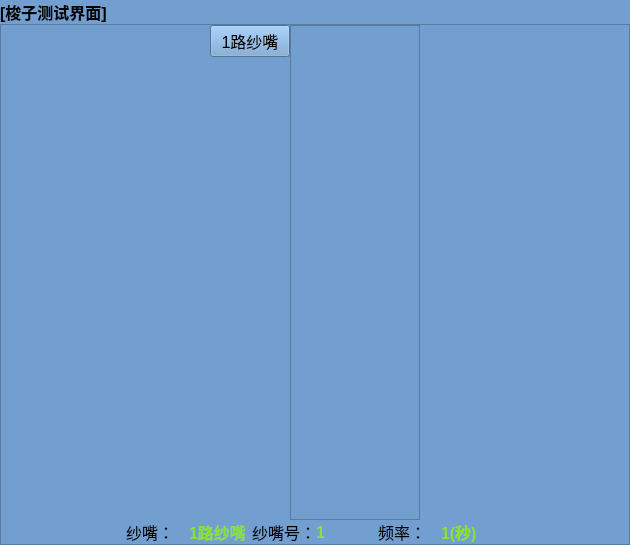
<?xml version="1.0" encoding="UTF-8"?>
<ui version="4.0">
 <class>Frm_testingMenu</class>
 <widget class="QWidget" name="Frm_testingMenu">
  <property name="geometry">
   <rect>
    <x>0</x>
    <y>0</y>
    <width>630</width>
    <height>545</height>
   </rect>
  </property>
  <property name="windowTitle">
   <string>Form</string>
  </property>
  <layout class="QGridLayout" name="gridLayout">
   <property name="leftMargin">
    <number>0</number>
   </property>
   <property name="topMargin">
    <number>0</number>
   </property>
   <property name="rightMargin">
    <number>0</number>
   </property>
   <property name="bottomMargin">
    <number>0</number>
   </property>
   <property name="spacing">
    <number>0</number>
   </property>
   <item row="0" column="0">
    <widget class="QStackedWidget" name="m_stackWgt">
     <property name="styleSheet">
      <string notr="true">background-color: rgb(114, 159, 207);</string>
     </property>
     <property name="currentIndex">
      <number>4</number>
     </property>
     <widget class="QWidget" name="page">
      <widget class="QLabel" name="label">
       <property name="geometry">
        <rect>
         <x>160</x>
         <y>30</y>
         <width>211</width>
         <height>91</height>
        </rect>
       </property>
       <property name="font">
        <font>
         <pointsize>20</pointsize>
         <weight>75</weight>
         <bold>true</bold>
        </font>
       </property>
       <property name="styleSheet">
        <string notr="true">color: rgb(245, 121, 0);</string>
       </property>
       <property name="text">
        <string>测试主界面</string>
       </property>
       <property name="alignment">
        <set>Qt::AlignCenter</set>
       </property>
      </widget>
     </widget>
     <widget class="QWidget" name="page_2">
      <layout class="QGridLayout" name="gridLayout_2">
       <property name="leftMargin">
        <number>0</number>
       </property>
       <property name="topMargin">
        <number>0</number>
       </property>
       <property name="rightMargin">
        <number>0</number>
       </property>
       <property name="bottomMargin">
        <number>0</number>
       </property>
       <property name="spacing">
        <number>0</number>
       </property>
       <item row="0" column="0">
        <widget class="QLabel" name="label_2">
         <property name="font">
          <font>
           <pointsize>12</pointsize>
           <weight>75</weight>
           <bold>true</bold>
          </font>
         </property>
         <property name="text">
          <string>[气阀测试界面]</string>
         </property>
        </widget>
       </item>
       <item row="0" column="1">
        <spacer name="horizontalSpacer">
         <property name="orientation">
          <enum>Qt::Horizontal</enum>
         </property>
         <property name="sizeHint" stdset="0">
          <size>
           <width>687</width>
           <height>20</height>
          </size>
         </property>
        </spacer>
       </item>
       <item row="1" column="0" colspan="2">
        <widget class="QTableWidget" name="m_tabAirValve">
         <property name="gridStyle">
          <enum>Qt::SolidLine</enum>
         </property>
         <property name="sortingEnabled">
          <bool>false</bool>
         </property>
         <attribute name="horizontalHeaderVisible">
          <bool>false</bool>
         </attribute>
         <attribute name="verticalHeaderVisible">
          <bool>false</bool>
         </attribute>
        </widget>
       </item>
       <item row="2" column="0" colspan="2">
        <layout class="QHBoxLayout" name="horizontalLayout" stretch="1,1,1,4,1,1">
         <property name="spacing">
          <number>0</number>
         </property>
         <item>
          <widget class="QLabel" name="label_3">
           <property name="font">
            <font>
             <pointsize>12</pointsize>
            </font>
           </property>
           <property name="text">
            <string>编号：</string>
           </property>
           <property name="alignment">
            <set>Qt::AlignLeading|Qt::AlignLeft|Qt::AlignVCenter</set>
           </property>
          </widget>
         </item>
         <item>
          <widget class="QLabel" name="m_labNO">
           <property name="font">
            <font>
             <pointsize>12</pointsize>
             <weight>75</weight>
             <bold>true</bold>
            </font>
           </property>
           <property name="styleSheet">
            <string notr="true">color: rgb(138, 226, 52);</string>
           </property>
           <property name="text">
            <string/>
           </property>
           <property name="alignment">
            <set>Qt::AlignLeading|Qt::AlignLeft|Qt::AlignVCenter</set>
           </property>
          </widget>
         </item>
         <item>
          <widget class="QLabel" name="label_4">
           <property name="font">
            <font>
             <pointsize>12</pointsize>
            </font>
           </property>
           <property name="text">
            <string>名字：</string>
           </property>
           <property name="alignment">
            <set>Qt::AlignCenter</set>
           </property>
          </widget>
         </item>
         <item>
          <widget class="QLabel" name="m_labName">
           <property name="font">
            <font>
             <pointsize>12</pointsize>
             <weight>75</weight>
             <bold>true</bold>
            </font>
           </property>
           <property name="styleSheet">
            <string notr="true">color: rgb(138, 226, 52);</string>
           </property>
           <property name="text">
            <string/>
           </property>
           <property name="alignment">
            <set>Qt::AlignLeading|Qt::AlignLeft|Qt::AlignVCenter</set>
           </property>
          </widget>
         </item>
         <item>
          <widget class="QLabel" name="label_5">
           <property name="font">
            <font>
             <pointsize>12</pointsize>
            </font>
           </property>
           <property name="text">
            <string>频率：</string>
           </property>
           <property name="alignment">
            <set>Qt::AlignCenter</set>
           </property>
          </widget>
         </item>
         <item>
          <widget class="QLabel" name="m_labFre">
           <property name="font">
            <font>
             <pointsize>12</pointsize>
             <weight>75</weight>
             <bold>true</bold>
            </font>
           </property>
           <property name="styleSheet">
            <string notr="true">color: rgb(138, 226, 52);</string>
           </property>
           <property name="text">
            <string>1(秒)</string>
           </property>
           <property name="alignment">
            <set>Qt::AlignLeading|Qt::AlignLeft|Qt::AlignVCenter</set>
           </property>
          </widget>
         </item>
        </layout>
       </item>
      </layout>
     </widget>
     <widget class="QWidget" name="page_3">
      <widget class="QLabel" name="label_6">
       <property name="geometry">
        <rect>
         <x>9</x>
         <y>9</y>
         <width>131</width>
         <height>22</height>
        </rect>
       </property>
       <property name="font">
        <font>
         <pointsize>12</pointsize>
         <weight>75</weight>
         <bold>true</bold>
        </font>
       </property>
       <property name="text">
        <string>[马达测试界面]</string>
       </property>
      </widget>
      <widget class="QWidget" name="layoutWidget">
       <property name="geometry">
        <rect>
         <x>11</x>
         <y>150</y>
         <width>592</width>
         <height>170</height>
        </rect>
       </property>
       <layout class="QGridLayout" name="gridLayout_4">
        <item row="0" column="0">
         <layout class="QHBoxLayout" name="horizontalLayout_3" stretch="1,3,1">
          <item>
           <spacer name="horizontalSpacer_2">
            <property name="orientation">
             <enum>Qt::Horizontal</enum>
            </property>
            <property name="sizeHint" stdset="0">
             <size>
              <width>108</width>
              <height>20</height>
             </size>
            </property>
           </spacer>
          </item>
          <item>
           <layout class="QGridLayout" name="gridLayout_3" columnstretch="1,1">
            <item row="0" column="0">
             <widget class="QRadioButton" name="m_rdioLow">
              <property name="font">
               <font>
                <pointsize>14</pointsize>
                <weight>50</weight>
                <bold>false</bold>
               </font>
              </property>
              <property name="text">
               <string>下针筒马达</string>
              </property>
              <property name="icon">
               <iconset resource="../style.qrc">
                <normaloff>:/image/motoTest_stepper.png</normaloff>:/image/motoTest_stepper.png</iconset>
              </property>
              <property name="iconSize">
               <size>
                <width>35</width>
                <height>35</height>
               </size>
              </property>
              <property name="checked">
               <bool>true</bool>
              </property>
             </widget>
            </item>
            <item row="0" column="1">
             <widget class="QLineEdit" name="m_edtLow">
              <property name="text">
               <string>0</string>
              </property>
              <property name="alignment">
               <set>Qt::AlignCenter</set>
              </property>
             </widget>
            </item>
            <item row="1" column="0">
             <widget class="QRadioButton" name="m_rdioUp">
              <property name="font">
               <font>
                <pointsize>14</pointsize>
                <weight>50</weight>
                <bold>false</bold>
               </font>
              </property>
              <property name="text">
               <string>上针筒马达</string>
              </property>
              <property name="icon">
               <iconset resource="../style.qrc">
                <normaloff>:/image/motoTest_stepper.png</normaloff>:/image/motoTest_stepper.png</iconset>
              </property>
              <property name="iconSize">
               <size>
                <width>35</width>
                <height>35</height>
               </size>
              </property>
             </widget>
            </item>
            <item row="1" column="1">
             <widget class="QLineEdit" name="m_edtUp">
              <property name="text">
               <string>0</string>
              </property>
              <property name="alignment">
               <set>Qt::AlignCenter</set>
              </property>
             </widget>
            </item>
            <item row="2" column="0">
             <widget class="QRadioButton" name="m_rdioElastic">
              <property name="font">
               <font>
                <pointsize>14</pointsize>
                <weight>50</weight>
                <bold>false</bold>
               </font>
              </property>
              <property name="text">
               <string>橡筯筒马达</string>
              </property>
              <property name="icon">
               <iconset resource="../style.qrc">
                <normaloff>:/image/motoTest_stepper.png</normaloff>:/image/motoTest_stepper.png</iconset>
              </property>
              <property name="iconSize">
               <size>
                <width>35</width>
                <height>35</height>
               </size>
              </property>
             </widget>
            </item>
            <item row="2" column="1">
             <widget class="QLineEdit" name="m_edtElastic">
              <property name="text">
               <string>0</string>
              </property>
              <property name="alignment">
               <set>Qt::AlignCenter</set>
              </property>
             </widget>
            </item>
           </layout>
          </item>
          <item>
           <spacer name="horizontalSpacer_3">
            <property name="orientation">
             <enum>Qt::Horizontal</enum>
            </property>
            <property name="sizeHint" stdset="0">
             <size>
              <width>198</width>
              <height>20</height>
             </size>
            </property>
           </spacer>
          </item>
         </layout>
        </item>
       </layout>
      </widget>
     </widget>
     <widget class="QWidget" name="page_4">
      <layout class="QGridLayout" name="gridLayout_5" rowstretch="0,1">
       <property name="leftMargin">
        <number>0</number>
       </property>
       <property name="topMargin">
        <number>0</number>
       </property>
       <property name="rightMargin">
        <number>0</number>
       </property>
       <property name="bottomMargin">
        <number>0</number>
       </property>
       <property name="spacing">
        <number>0</number>
       </property>
       <item row="0" column="0">
        <widget class="QLabel" name="label_7">
         <property name="font">
          <font>
           <pointsize>12</pointsize>
           <weight>75</weight>
           <bold>true</bold>
          </font>
         </property>
         <property name="text">
          <string>[选针器测试界面]</string>
         </property>
        </widget>
       </item>
       <item row="0" column="1">
        <spacer name="horizontalSpacer_5">
         <property name="orientation">
          <enum>Qt::Horizontal</enum>
         </property>
         <property name="sizeHint" stdset="0">
          <size>
           <width>503</width>
           <height>20</height>
          </size>
         </property>
        </spacer>
       </item>
       <item row="1" column="0" colspan="2">
        <widget class="QFrame" name="frame_2">
         <property name="frameShape">
          <enum>QFrame::StyledPanel</enum>
         </property>
         <property name="frameShadow">
          <enum>QFrame::Raised</enum>
         </property>
         <layout class="QGridLayout" name="gridLayout_7" columnstretch="1,0,1,1,1">
          <property name="leftMargin">
           <number>5</number>
          </property>
          <property name="topMargin">
           <number>5</number>
          </property>
          <property name="rightMargin">
           <number>5</number>
          </property>
          <property name="bottomMargin">
           <number>5</number>
          </property>
          <property name="spacing">
           <number>0</number>
          </property>
          <item row="1" column="1" rowspan="2">
           <spacer name="verticalSpacer">
            <property name="orientation">
             <enum>Qt::Vertical</enum>
            </property>
            <property name="sizeHint" stdset="0">
             <size>
              <width>20</width>
              <height>438</height>
             </size>
            </property>
           </spacer>
          </item>
          <item row="3" column="4">
           <spacer name="horizontalSpacer_6">
            <property name="orientation">
             <enum>Qt::Horizontal</enum>
            </property>
            <property name="sizeHint" stdset="0">
             <size>
              <width>146</width>
              <height>20</height>
             </size>
            </property>
           </spacer>
          </item>
          <item row="0" column="2" rowspan="3">
           <widget class="QTableWidget" name="m_tabActuator">
            <property name="maximumSize">
             <size>
              <width>150</width>
              <height>16777215</height>
             </size>
            </property>
            <property name="gridStyle">
             <enum>Qt::NoPen</enum>
            </property>
            <attribute name="horizontalHeaderVisible">
             <bool>false</bool>
            </attribute>
            <attribute name="verticalHeaderVisible">
             <bool>false</bool>
            </attribute>
            <attribute name="verticalHeaderCascadingSectionResizes">
             <bool>false</bool>
            </attribute>
           </widget>
          </item>
          <item row="3" column="0" colspan="4">
           <layout class="QHBoxLayout" name="horizontalLayout_2" stretch="0,1,2,1,1,1,1">
            <item>
             <spacer name="horizontalSpacer_9">
              <property name="orientation">
               <enum>Qt::Horizontal</enum>
              </property>
              <property name="sizeHint" stdset="0">
               <size>
                <width>40</width>
                <height>20</height>
               </size>
              </property>
             </spacer>
            </item>
            <item>
             <widget class="QLabel" name="label_8">
              <property name="font">
               <font>
                <pointsize>12</pointsize>
               </font>
              </property>
              <property name="text">
               <string>选针器：</string>
              </property>
              <property name="alignment">
               <set>Qt::AlignLeading|Qt::AlignLeft|Qt::AlignVCenter</set>
              </property>
             </widget>
            </item>
            <item>
             <widget class="QLabel" name="m_actuarName">
              <property name="font">
               <font>
                <pointsize>12</pointsize>
                <weight>75</weight>
                <bold>true</bold>
               </font>
              </property>
              <property name="styleSheet">
               <string notr="true">color: rgb(138, 226, 52);</string>
              </property>
              <property name="text">
               <string>选针器１F</string>
              </property>
              <property name="alignment">
               <set>Qt::AlignLeading|Qt::AlignLeft|Qt::AlignVCenter</set>
              </property>
             </widget>
            </item>
            <item>
             <widget class="QLabel" name="label_9">
              <property name="font">
               <font>
                <pointsize>12</pointsize>
               </font>
              </property>
              <property name="text">
               <string>刀片号：</string>
              </property>
              <property name="alignment">
               <set>Qt::AlignLeading|Qt::AlignLeft|Qt::AlignVCenter</set>
              </property>
             </widget>
            </item>
            <item>
             <widget class="QLabel" name="m_labKnifNO">
              <property name="font">
               <font>
                <pointsize>12</pointsize>
                <weight>75</weight>
                <bold>true</bold>
               </font>
              </property>
              <property name="styleSheet">
               <string notr="true">color: rgb(138, 226, 52);</string>
              </property>
              <property name="text">
               <string>1</string>
              </property>
              <property name="alignment">
               <set>Qt::AlignLeading|Qt::AlignLeft|Qt::AlignVCenter</set>
              </property>
             </widget>
            </item>
            <item>
             <widget class="QLabel" name="label_10">
              <property name="font">
               <font>
                <pointsize>12</pointsize>
               </font>
              </property>
              <property name="text">
               <string>频率：</string>
              </property>
              <property name="alignment">
               <set>Qt::AlignLeading|Qt::AlignLeft|Qt::AlignVCenter</set>
              </property>
             </widget>
            </item>
            <item>
             <widget class="QLabel" name="m_labNO_4">
              <property name="font">
               <font>
                <pointsize>12</pointsize>
                <weight>75</weight>
                <bold>true</bold>
               </font>
              </property>
              <property name="styleSheet">
               <string notr="true">color: rgb(138, 226, 52);</string>
              </property>
              <property name="text">
               <string>1(秒)</string>
              </property>
              <property name="alignment">
               <set>Qt::AlignLeading|Qt::AlignLeft|Qt::AlignVCenter</set>
              </property>
             </widget>
            </item>
           </layout>
          </item>
          <item row="2" column="3" colspan="2">
           <spacer name="horizontalSpacer_7">
            <property name="orientation">
             <enum>Qt::Horizontal</enum>
            </property>
            <property name="sizeHint" stdset="0">
             <size>
              <width>294</width>
              <height>20</height>
             </size>
            </property>
           </spacer>
          </item>
          <item row="0" column="0" colspan="2">
           <widget class="QPushButton" name="pushButton">
            <property name="maximumSize">
             <size>
              <width>16777215</width>
              <height>16777215</height>
             </size>
            </property>
            <property name="font">
             <font>
              <pointsize>12</pointsize>
             </font>
            </property>
            <property name="text">
             <string>选针器１F</string>
            </property>
           </widget>
          </item>
          <item row="1" column="0">
           <spacer name="horizontalSpacer_8">
            <property name="orientation">
             <enum>Qt::Horizontal</enum>
            </property>
            <property name="sizeHint" stdset="0">
             <size>
              <width>146</width>
              <height>20</height>
             </size>
            </property>
           </spacer>
          </item>
         </layout>
        </widget>
       </item>
      </layout>
     </widget>
     <widget class="QWidget" name="page_5">
      <layout class="QGridLayout" name="gridLayout_6" rowstretch="0,1">
       <property name="leftMargin">
        <number>0</number>
       </property>
       <property name="topMargin">
        <number>0</number>
       </property>
       <property name="rightMargin">
        <number>0</number>
       </property>
       <property name="bottomMargin">
        <number>0</number>
       </property>
       <property name="spacing">
        <number>0</number>
       </property>
       <item row="0" column="0">
        <widget class="QLabel" name="label_11">
         <property name="font">
          <font>
           <pointsize>12</pointsize>
           <weight>75</weight>
           <bold>true</bold>
          </font>
         </property>
         <property name="text">
          <string>[梭子测试界面]</string>
         </property>
        </widget>
       </item>
       <item row="0" column="1">
        <spacer name="horizontalSpacer_4">
         <property name="orientation">
          <enum>Qt::Horizontal</enum>
         </property>
         <property name="sizeHint" stdset="0">
          <size>
           <width>519</width>
           <height>20</height>
          </size>
         </property>
        </spacer>
       </item>
       <item row="1" column="0" colspan="2">
        <widget class="QFrame" name="frame">
         <property name="frameShape">
          <enum>QFrame::StyledPanel</enum>
         </property>
         <property name="frameShadow">
          <enum>QFrame::Raised</enum>
         </property>
         <layout class="QGridLayout" name="gridLayout_9" columnstretch="3,3,3">
          <property name="leftMargin">
           <number>0</number>
          </property>
          <property name="topMargin">
           <number>0</number>
          </property>
          <property name="rightMargin">
           <number>0</number>
          </property>
          <property name="bottomMargin">
           <number>0</number>
          </property>
          <property name="spacing">
           <number>0</number>
          </property>
          <item row="0" column="0">
           <spacer name="horizontalSpacer_12">
            <property name="orientation">
             <enum>Qt::Horizontal</enum>
            </property>
            <property name="sizeHint" stdset="0">
             <size>
              <width>206</width>
              <height>20</height>
             </size>
            </property>
           </spacer>
          </item>
          <item row="0" column="1">
           <layout class="QGridLayout" name="gridLayout_8">
            <item row="0" column="0">
             <widget class="QPushButton" name="pushButton_2">
              <property name="font">
               <font>
                <pointsize>12</pointsize>
               </font>
              </property>
              <property name="text">
               <string>1路纱嘴</string>
              </property>
             </widget>
            </item>
            <item row="0" column="1" rowspan="2">
             <widget class="QTableWidget" name="m_tabYF1">
              <property name="gridStyle">
               <enum>Qt::NoPen</enum>
              </property>
              <attribute name="horizontalHeaderVisible">
               <bool>false</bool>
              </attribute>
              <attribute name="verticalHeaderVisible">
               <bool>false</bool>
              </attribute>
              <attribute name="verticalHeaderCascadingSectionResizes">
               <bool>false</bool>
              </attribute>
             </widget>
            </item>
            <item row="1" column="0">
             <spacer name="verticalSpacer_2">
              <property name="orientation">
               <enum>Qt::Vertical</enum>
              </property>
              <property name="sizeHint" stdset="0">
               <size>
                <width>20</width>
                <height>398</height>
               </size>
              </property>
             </spacer>
            </item>
           </layout>
          </item>
          <item row="0" column="2">
           <spacer name="horizontalSpacer_13">
            <property name="orientation">
             <enum>Qt::Horizontal</enum>
            </property>
            <property name="sizeHint" stdset="0">
             <size>
              <width>206</width>
              <height>20</height>
             </size>
            </property>
           </spacer>
          </item>
          <item row="1" column="0" colspan="3">
           <layout class="QHBoxLayout" name="horizontalLayout_4" stretch="2,1,1,1,1,1,1,2">
            <item>
             <spacer name="horizontalSpacer_10">
              <property name="orientation">
               <enum>Qt::Horizontal</enum>
              </property>
              <property name="sizeHint" stdset="0">
               <size>
                <width>40</width>
                <height>20</height>
               </size>
              </property>
             </spacer>
            </item>
            <item>
             <widget class="QLabel" name="label_12">
              <property name="font">
               <font>
                <pointsize>12</pointsize>
               </font>
              </property>
              <property name="text">
               <string>纱嘴：</string>
              </property>
              <property name="alignment">
               <set>Qt::AlignLeading|Qt::AlignLeft|Qt::AlignVCenter</set>
              </property>
             </widget>
            </item>
            <item>
             <widget class="QLabel" name="m_YFName">
              <property name="font">
               <font>
                <pointsize>12</pointsize>
                <weight>75</weight>
                <bold>true</bold>
               </font>
              </property>
              <property name="styleSheet">
               <string notr="true">color: rgb(138, 226, 52);</string>
              </property>
              <property name="text">
               <string>1路纱嘴</string>
              </property>
              <property name="alignment">
               <set>Qt::AlignLeading|Qt::AlignLeft|Qt::AlignVCenter</set>
              </property>
             </widget>
            </item>
            <item>
             <widget class="QLabel" name="label_13">
              <property name="font">
               <font>
                <pointsize>12</pointsize>
               </font>
              </property>
              <property name="text">
               <string>纱嘴号：</string>
              </property>
              <property name="alignment">
               <set>Qt::AlignLeading|Qt::AlignLeft|Qt::AlignVCenter</set>
              </property>
             </widget>
            </item>
            <item>
             <widget class="QLabel" name="m_labYFNO">
              <property name="font">
               <font>
                <pointsize>12</pointsize>
                <weight>75</weight>
                <bold>true</bold>
               </font>
              </property>
              <property name="styleSheet">
               <string notr="true">color: rgb(138, 226, 52);</string>
              </property>
              <property name="text">
               <string>1</string>
              </property>
              <property name="alignment">
               <set>Qt::AlignLeading|Qt::AlignLeft|Qt::AlignVCenter</set>
              </property>
             </widget>
            </item>
            <item>
             <widget class="QLabel" name="label_14">
              <property name="font">
               <font>
                <pointsize>12</pointsize>
               </font>
              </property>
              <property name="text">
               <string>频率：</string>
              </property>
              <property name="alignment">
               <set>Qt::AlignLeading|Qt::AlignLeft|Qt::AlignVCenter</set>
              </property>
             </widget>
            </item>
            <item>
             <widget class="QLabel" name="m_labNO_5">
              <property name="font">
               <font>
                <pointsize>12</pointsize>
                <weight>75</weight>
                <bold>true</bold>
               </font>
              </property>
              <property name="styleSheet">
               <string notr="true">color: rgb(138, 226, 52);</string>
              </property>
              <property name="text">
               <string>1(秒)</string>
              </property>
              <property name="alignment">
               <set>Qt::AlignLeading|Qt::AlignLeft|Qt::AlignVCenter</set>
              </property>
             </widget>
            </item>
            <item>
             <spacer name="horizontalSpacer_11">
              <property name="orientation">
               <enum>Qt::Horizontal</enum>
              </property>
              <property name="sizeHint" stdset="0">
               <size>
                <width>40</width>
                <height>20</height>
               </size>
              </property>
             </spacer>
            </item>
           </layout>
          </item>
         </layout>
        </widget>
       </item>
      </layout>
     </widget>
    </widget>
   </item>
  </layout>
 </widget>
 <resources>
  <include location="../style.qrc"/>
 </resources>
 <connections/>
</ui>
